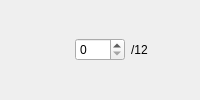
         <widget class="QWidget" name="widget_21" native="true">
          <layout class="QHBoxLayout" name="horizontalLayout_21">
           <property name="leftMargin">
            <number>0</number>
           </property>
           <property name="topMargin">
            <number>0</number>
           </property>
           <property name="rightMargin">
            <number>0</number>
           </property>
           <property name="bottomMargin">
            <number>0</number>
           </property>
           <item>
            <widget class="QLabel" name="label_21">
             <property name="maximumSize">
              <size>
               <width>75</width>
               <height>75</height>
              </size>
             </property>
             <property name="toolTip">
              <string>#825286_#EFABDD</string>
             </property>
             <property name="text">
              <string/>
             </property>
             <property name="pixmap">
              <pixmap resource="../../resource.qrc">:/pairs/assets/#825286_#EFABDD.png</pixmap>
             </property>
             <property name="scaledContents">
              <bool>true</bool>
             </property>
            </widget>
           </item>
           <item>
            <widget class="QSpinBox" name="#825286_#EFABDD_spin">
             <property name="maximumSize">
              <size>
               <width>50</width>
               <height>16777215</height>
              </size>
             </property>
             <property name="minimum">
              <number>0</number>
             </property>
             <property name="maximum">
              <number>12</number>
             </property>
            </widget>
           </item>
           <item>
            <widget class="QLabel" name="label_21_2">
             <property name="text">
              <string>/12</string>
             </property>
            </widget>
           </item>
          </layout>
         </widget>
